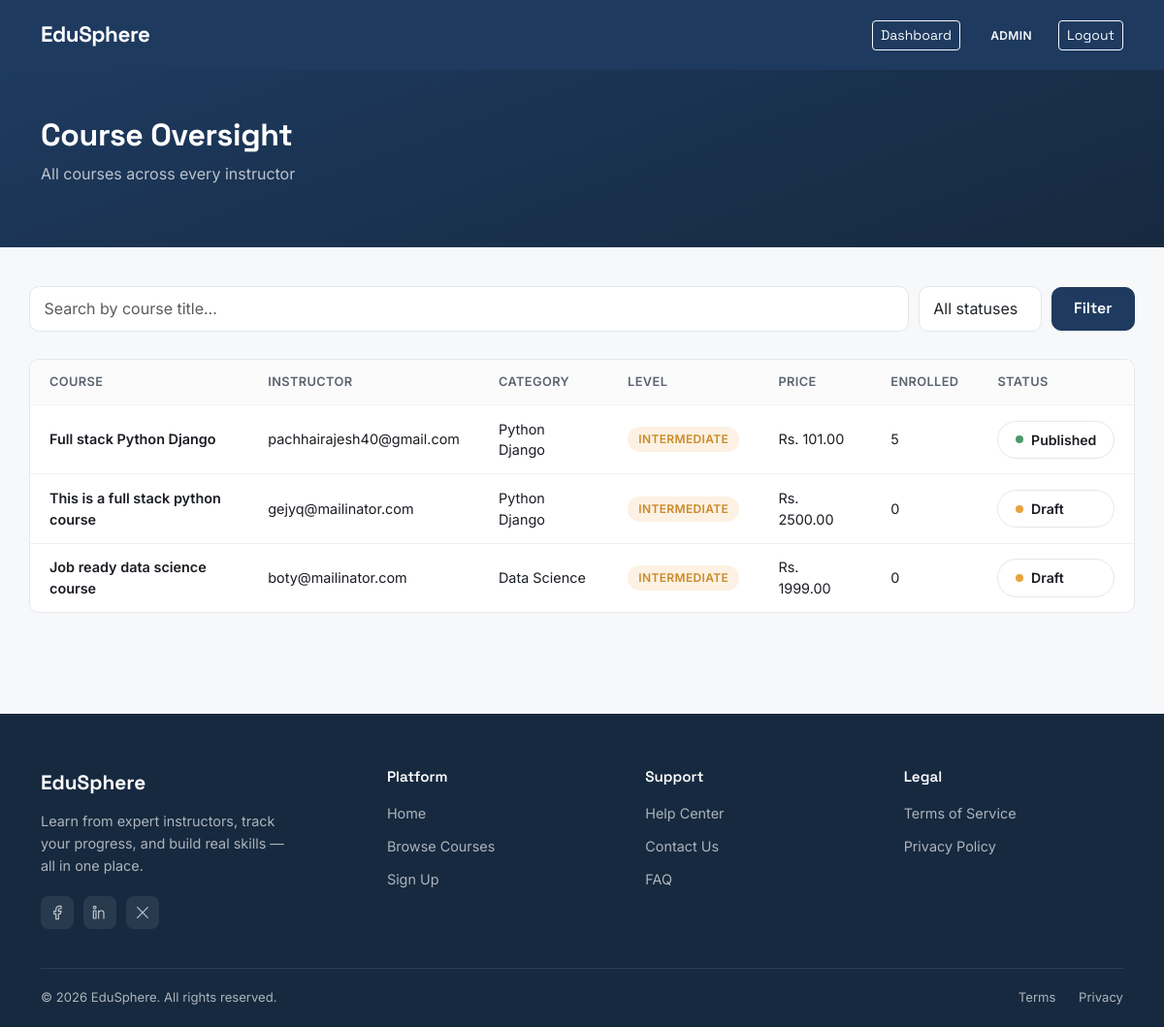
Page /dashboard/courses/ (signed in) on the committed database.
### accounts/models.py (models this page shows, shortened)
class CustomUser(AbstractUser):
    class Role(models.TextChoices):
        STUDENT = "student", "Student"
        INSTRUCTOR = "instructor", "Instructor"
        ADMIN = "admin", "Admin"
    username = None
    email = models.EmailField(unique=True)
    role = models.CharField(max_length=20, choices=Role.choices, default=Role.STUDENT)
    profile_picture = models.ImageField(upload_to="profile_pics/", blank=True, null=True)
    bio = models.TextField(blank=True)
    created_at = models.DateTimeField(auto_now_add=True)
    USERNAME_FIELD = "email"
    REQUIRED_FIELDS = []
    objects = CustomUserManager()

### courses/models.py (models this page shows, shortened)
class Course(models.Model):
    class Level(models.TextChoices):
        BEGINNER = "beginner", "Beginner"
        INTERMEDIATE = "intermediate", "Intermediate"
        ADVANCED = "advanced", "Advanced"
    instructor = models.ForeignKey(
        settings.AUTH_USER_MODEL,
        on_delete=models.CASCADE,
        related_name="courses",
        limit_choices_to={'role': 'instructor'}
    )
    category = models.ForeignKey(Category, on_delete=models.SET_NULL, null=True, related_name="courses")
    title = models.CharField(max_length=200)
    slug = models.SlugField(unique=True, blank=True)
    description = models.TextField()
    thumbnail = models.ImageField(upload_to="course_thumbnails/", blank=True, null=True)
    level = models.CharField(max_length=20, choices=Level.choices, default=Level.BEGINNER)
    price = models.DecimalField(max_digits=8, decimal_places=2, default=0)
    is_published = models.BooleanField(default=False)
    created_at = models.DateTimeField(auto_now_add=True)
    updated_at = models.DateTimeField(auto_now=True)
    class Meta:
        ordering = ['-created_at']

class Category(models.Model):
    name = models.CharField(max_length=100, unique=True)
    slug = models.SlugField(unique=True, blank=True)
    class Meta:
        verbose_name_plural = "Categories"

### dashboard/views.py (the view)
# urls.py: path('courses/', views.CourseOversightView.as_view(), name='course_oversight'),
class CourseOversightView(AdminRequiredMixin, ListView):
    model = Course
    template_name = 'dashboard/course_oversight.html'
    context_object_name = 'courses'
    paginate_by = 15
    def get_queryset(self):
        queryset = Course.objects.select_related('instructor').annotate(
            enrollment_count=Count('enrollments')
        ).order_by('-created_at')
        status = self.request.GET.get('status')
        if status == 'published':
            queryset = queryset.filter(is_published=True)
        elif status == 'unpublished':
            queryset = queryset.filter(is_published=False)
        search = self.request.GET.get('q')
        if search:
            queryset = queryset.filter(title__icontains=search)
        return queryset
    def get_context_data(self, **kwargs):
        context = super().get_context_data(**kwargs)
        context['current_status'] = self.request.GET.get('status', '')
        context['current_search'] = self.request.GET.get('q', '')
        return context

### dashboard/mixins.py (called while the page is built)
    def test_func(self):
        return self.request.user.is_authenticated and self.request.user.role == 'admin'

### dashboard/templates/dashboard/course_oversight.html (shortened to what this page needs)
{% extends 'base.html' %}
{% block content %}
<div class="dashboard-hero">
    <div class="container">
        <h1>Course Oversight</h1>
        <p>All courses across every instructor</p>
    </div>
</div>
<div class="container dashboard-container">
    <form method="get" class="oversight-filter-bar">
        <input
            type="text"
            name="q"
            value="{{ current_search }}"
            placeholder="Search by course title..."
            class="form-control oversight-search-input"
        >
        <select name="status" class="form-control oversight-status-select">
            <option value="" {% if current_status == '' %}selected{% endif %}>All statuses</option>
        </select>
        <button type="submit" class="btn btn-primary">Filter</button>
    </form>
    {% if courses %}
    <div class="oversight-table-wrapper">
        <table class="oversight-table">
            <thead>
                <tr>
                    <th>Course</th>
                    <th>Instructor</th>
                    <th>Category</th>
                    <th>Level</th>
                    <th>Price</th>
                    <th>Enrolled</th>
                    <th>Status</th>
                </tr>
            </thead>
            <tbody>
                {% for course in courses %}
                <tr>
                    <td class="oversight-course-title">{{ course.title }}</td>
                    <td>{{ course.instructor.email }}</td>
                    <td>
                        {% if course.category %}
                            {{ course.category.name }}
                        {% else %}
                            <span class="text-muted">Uncategorized</span>
                        {% endif %}
                    </td>
                    <td>
                        <span class="role-badge {{ course.level }}">{{ course.get_level_display }}</span>
                    </td>
                    <td>
                        {% if course.price > 0 %}
                            Rs. {{ course.price }}
                        {% else %}
                            Free
                        {% endif %}
                    </td>
                    <td>{{ course.enrollment_count }}</td>
                    <td>
                        {% if course.is_published %}
                            <span class="status-pill status-completed"><span class="status-dot"></span> Published</span>
                        {% else %}
                            <span class="status-pill status-pending"><span class="status-dot"></span> Draft</span>
                        {% endif %}
                    </td>
                </tr>
                {% endfor %}
            </tbody>
        </table>
    </div>
    {% else %}
    <div class="empty-state">
        <div class="icon">📚</div>
        <p>No courses match your filters.</p>
    </div>
    {% endif %}
</div>
{% endblock %}

### templates/base.html (shortened to what this page needs)
{% load static %}
<!DOCTYPE html>
<html lang="en">
<head>
    <link href="https://cdn.jsdelivr.net/npm/bootstrap@5.3.3/dist/css/bootstrap.min.css" rel="stylesheet">
    <link href="{% static 'css/custom.css' %}" rel="stylesheet">
</head>
<body>
    <nav class="navbar navbar-expand-lg navbar-dark">
        <div class="container">
            <a class="navbar-brand" href="{% url 'home' %}">EduSphere</a>
            <div class="ms-auto d-flex align-items-center">
                {% if user.is_authenticated %}
                {% if user.role == 'student' %}
                <a href="{% url 'enrollments:my_courses' %}" class="btn btn-outline-light btn-sm me-3">My Courses</a>
                {% elif user.role == 'instructor' %}
                <a href="{% url 'courses:instructor_dashboard' %}" class="btn btn-outline-light btn-sm me-3">My
                    Courses</a>
                {% elif user.role == 'admin' %}
                <a href="{% url 'dashboard:overview' %}" class="btn btn-outline-light btn-sm me-3">Dashboard</a>
                {% endif %}
                <span class="text-light me-3">
                    <span class="role-badge {{ user.role }} ms-1">{{ user.role }}</span>
                </span>
                <a href="{% url 'accounts:logout' %}" class="btn btn-outline-light btn-sm">Logout</a>
                {% else %}
                <a href="{% url 'accounts:login' %}" class="btn btn-outline-light btn-sm me-2">Login</a>
                <a href="{% url 'accounts:register_choice' %}" class="btn btn-accent btn-sm">Sign Up</a>
                {% endif %}
            </div>
        </div>
    </nav>
    {% block content %}
    {% endblock %}
    <footer class="site-footer">
        <div class="container">
            <div class="footer-grid">
                <div>
                    <span class="footer-brand-name">EduSphere</span>
                    <p class="footer-brand-tagline">Learn from expert instructors, track your progress, and build real
                        skills — all in one place.</p>
                    <div class="footer-social-row">
                        <a href="https://www.facebook.com/share/1CqCPcXn59/?mibextid=wwXIfr" class="footer-social-icon"
                            aria-label="Facebook">
                        </a>
                        <a href="https://np.linkedin.com/in/rajesh-pachhai-6842a4362" class="footer-social-icon"
                            aria-label="LinkedIn">
                        </a>
                        <a href="#" class="footer-social-icon" aria-label="Twitter / X">
                            <svg width="16" height="16" viewBox="0 0 24 24" fill="none"
                                xmlns="http://www.w3.org/2000/svg">
                                <path d="M4 4L20 20M20 4L4 20" stroke="currentColor" stroke-width="1.8"
                                    stroke-linecap="round" />
                            </svg>
                        </a>
                    </div>
                </div>
                <div class="footer-col">
                    <h4>Platform</h4>
                    <ul class="footer-links">
                        <li><a href="{% url 'home' %}">Home</a></li>
                        <li><a href="{% url 'courses:course_list' %}">Browse Courses</a></li>
                        <li><a href="{% url 'accounts:register_choice' %}">Sign Up</a></li>
                    </ul>
                </div>
                <div class="footer-col">
                    <h4>Support</h4>
                    <ul class="footer-links">
                        <li><a href="#">Help Center</a></li>
                        <li><a href="#">Contact Us</a></li>
                        <li><a href="#">FAQ</a></li>
                    </ul>
                </div>
                <div class="footer-col">
                    <h4>Legal</h4>
                    <ul class="footer-links">
                        <li><a href="#">Terms of Service</a></li>
                        <li><a href="#">Privacy Policy</a></li>
                    </ul>
                </div>
            </div>
            <div class="footer-bottom">
                <span>&copy; {% now "Y" %} EduSphere. All rights reserved.</span>
                <div>
                    <a href="#">Terms</a>
                    <a href="#">Privacy</a>
                </div>
            </div>
        </div>
    </footer>
</body>
</html>

### static/css/custom.css (style rules this page uses)
:root { --ink: #1E3A5F; --ink-dark: #16293F; --amber: #E8A33D; --amber-dark: #CC8A28; --bg: #F7F8FA; --surface: #FFFFFF; --text: #1A1D23; --text-muted: #5B6470; --border: #E4E7EC; --student: #3B7DD8; --instructor: #C6702B; --radius: 10px; }
body { background-color: var(--bg); color: var(--text); font-family: 'Inter', sans-serif; }
h1, h2, h3, h4, .navbar-brand, .btn { font-family: 'Space Grotesk', sans-serif; }
.navbar { background-color: var(--ink) !important; padding: 0.9rem 0; }
.navbar-brand { font-weight: 700; font-size: 1.4rem; letter-spacing: -0.02em; }
.btn-primary { background-color: var(--ink); border-color: var(--ink); font-weight: 600; border-radius: var(--radius); padding: 0.6rem 1.4rem; }
.role-badge { display: inline-block; font-size: 0.75rem; font-weight: 600; padding: 0.25rem 0.7rem; border-radius: 20px; text-transform: uppercase; letter-spacing: 0.03em; }
.form-control { border-radius: var(--radius); border: 1px solid var(--border); padding: 0.65rem 0.9rem; }
.role-badge.intermediate { background: rgba(232,163,61,0.15); color: var(--amber-dark); }
.dashboard-hero { background: linear-gradient(160deg, var(--ink) 0%, var(--ink-dark) 100%); color: #fff; padding: 3rem 0; }
.dashboard-hero h1 { font-size: 2rem; font-weight: 700; letter-spacing: -0.01em; }
.dashboard-hero p { color: rgba(255,255,255,0.7); margin-top: 0.4rem; }
.dashboard-container { padding: 2.5rem 0; }
.status-pill { display: flex; align-items: center; gap: 8px; background: var(--surface); border: 1px solid var(--border); border-radius: 999px; padding: 0.5rem 1.1rem; font-size: 0.88rem; font-weight: 600; }
.status-dot { width: 8px; height: 8px; border-radius: 50%; }
.status-completed .status-dot { background-color: #4C9A6A; }
.status-pending .status-dot { background-color: var(--amber); }
.site-footer { background: var(--ink-dark); color: rgba(255,255,255,0.65); margin-top: 4rem; }
.footer-grid { display: grid; grid-template-columns: 1.4fr 1fr 1fr 1fr; gap: 2.5rem; padding: 3.5rem 0 2.5rem; }
.footer-brand-name { font-family: 'Space Grotesk', sans-serif; font-weight: 700; font-size: 1.3rem; color: #fff; margin-bottom: 0.75rem; display: block; }
.footer-brand-tagline { font-size: 0.9rem; line-height: 1.6; max-width: 260px; margin-bottom: 1.25rem; }
.footer-social-row { display: flex; gap: 10px; }
.footer-social-icon { width: 34px; height: 34px; border-radius: 8px; background: rgba(255,255,255,0.08); display: flex; align-items: center; justify-content: center; color: rgba(255,255,255,0.7); transition: background-color 0.15s ease, color 0.15s ease; }
.footer-col h4 { font-family: 'Space Grotesk', sans-serif; color: #fff; font-size: 0.95rem; font-weight: 600; margin-bottom: 1rem; }
.footer-links { list-style: none; padding: 0; margin: 0; }
.footer-links li { margin-bottom: 0.6rem; }
.footer-links a { color: rgba(255,255,255,0.65); text-decoration: none; font-size: 0.9rem; transition: color 0.15s ease; }
.footer-bottom { border-top: 1px solid rgba(255,255,255,0.1); padding: 1.25rem 0; display: flex; justify-content: space-between; align-items: center; flex-wrap: wrap; gap: 10px; font-size: 0.82rem; }
.footer-bottom a { color: rgba(255,255,255,0.65); text-decoration: none; margin-left: 1.25rem; }
.oversight-filter-bar { display: flex; gap: 10px; align-items: center; margin-bottom: 1.75rem; flex-wrap: wrap; }
.oversight-search-input { flex: 1; min-width: 220px; }
.oversight-status-select { width: auto; }
.oversight-table-wrapper { background: var(--surface); border: 1px solid var(--border); border-radius: var(--radius); overflow: hidden; overflow-x: auto; }
.oversight-table { width: 100%; border-collapse: collapse; font-size: 0.9rem; }
.oversight-table thead { background: #FBFBFC; border-bottom: 1px solid var(--border); }
.oversight-table th { text-align: left; padding: 0.85rem 1.25rem; font-weight: 600; color: var(--text-muted); font-size: 0.8rem; text-transform: uppercase; letter-spacing: 0.03em; }
.oversight-table td { padding: 0.85rem 1.25rem; border-top: 1px solid #F0F1F3; }
.oversight-course-title { font-weight: 600; color: var(--text); }

### rows in the picture
CustomUser: role "ADMIN"
Course: title "Full stack Python Django", instructor.email "pachhairajesh40@gmail.com", category.name "Python Django", level "INTERMEDIATE", price "101.00", enrollment_count "5", is_published True (drawn)
Course: title "This is a full stack python course", instructor.email "gejyq@mailinator.com", category.name "Python Django", level "INTERMEDIATE", price "2500.00", enrollment_count "0", is_published False (drawn)
Course: title "Job ready data science course", instructor.email "boty@mailinator.com", category.name "Data Science", level "INTERMEDIATE", price "1999.00", enrollment_count "0", is_published False (drawn)
